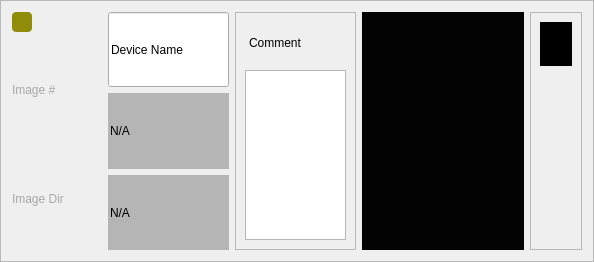
       <widget class="QFrame" name="frame_Main_Basic">
        <property name="styleSheet">
         <string notr="true">#frame_Main_Basic{
border:1px solid rgb(168,168,168)
}</string>
        </property>
        <property name="frameShape">
         <enum>QFrame::StyledPanel</enum>
        </property>
        <property name="frameShadow">
         <enum>QFrame::Raised</enum>
        </property>
        <layout class="QGridLayout" name="gridLayout" columnstretch="1,3,3,4,0">
         <item row="0" column="1">
          <layout class="QVBoxLayout" name="verticalLayout_Main_Basic2">
           <item>
            <widget class="QLineEdit" name="lineEdit_Device_Name">
             <property name="sizePolicy">
              <sizepolicy hsizetype="Expanding" vsizetype="Preferred">
               <horstretch>0</horstretch>
               <verstretch>0</verstretch>
              </sizepolicy>
             </property>
             <property name="minimumSize">
              <size>
               <width>80</width>
               <height>20</height>
              </size>
             </property>
             <property name="text">
              <string>Device Name</string>
             </property>
             <property name="alignment">
              <set>Qt::AlignLeading|Qt::AlignLeft|Qt::AlignVCenter</set>
             </property>
            </widget>
           </item>
           <item>
            <widget class="QLineEdit" name="lineEdit_ImageNumber">
             <property name="sizePolicy">
              <sizepolicy hsizetype="Expanding" vsizetype="Preferred">
               <horstretch>0</horstretch>
               <verstretch>0</verstretch>
              </sizepolicy>
             </property>
             <property name="minimumSize">
              <size>
               <width>80</width>
               <height>20</height>
              </size>
             </property>
             <property name="toolTip">
              <string>Updates when scan starts</string>
             </property>
             <property name="styleSheet">
              <string notr="true">#lineEdit_ImageNumber{
background: rgb(181, 181, 181);
border: grey;
}</string>
             </property>
             <property name="text">
              <string>N/A</string>
             </property>
             <property name="alignment">
              <set>Qt::AlignLeading|Qt::AlignLeft|Qt::AlignVCenter</set>
             </property>
             <property name="readOnly">
              <bool>true</bool>
             </property>
            </widget>
           </item>
           <item>
            <widget class="QLineEdit" name="lineEdit_ImageDir">
             <property name="sizePolicy">
              <sizepolicy hsizetype="Expanding" vsizetype="Preferred">
               <horstretch>0</horstretch>
               <verstretch>0</verstretch>
              </sizepolicy>
             </property>
             <property name="minimumSize">
              <size>
               <width>80</width>
               <height>20</height>
              </size>
             </property>
             <property name="toolTip">
              <string>Updates when scan starts</string>
             </property>
             <property name="styleSheet">
              <string notr="true">#lineEdit_ImageDir{
background: rgb(181, 181, 181);
border: grey;
}</string>
             </property>
             <property name="text">
              <string>N/A</string>
             </property>
             <property name="alignment">
              <set>Qt::AlignLeading|Qt::AlignLeft|Qt::AlignVCenter</set>
             </property>
             <property name="readOnly">
              <bool>true</bool>
             </property>
            </widget>
           </item>
          </layout>
         </item>
         <item row="0" column="0">
          <layout class="QVBoxLayout" name="verticalLayout_Main_Basic1" stretch="1,1,1">
           <item>
            <widget class="QPushButton" name="pushButton_Servers">
             <property name="sizePolicy">
              <sizepolicy hsizetype="Fixed" vsizetype="Fixed">
               <horstretch>0</horstretch>
               <verstretch>0</verstretch>
              </sizepolicy>
             </property>
             <property name="minimumSize">
              <size>
               <width>20</width>
               <height>20</height>
              </size>
             </property>
             <property name="maximumSize">
              <size>
               <width>20</width>
               <height>20</height>
              </size>
             </property>
             <property name="styleSheet">
              <string notr="true">#pushButton_Servers{
background: rgb(144, 140, 9);
 border-radius: 4px;
}</string>
             </property>
             <property name="text">
              <string/>
             </property>
            </widget>
           </item>
           <item>
            <widget class="QLabel" name="label_ImageNum">
             <property name="minimumSize">
              <size>
               <width>90</width>
               <height>0</height>
              </size>
             </property>
             <property name="styleSheet">
              <string notr="true">#label_ImageNum{
color: rgb(168, 168, 168)
}</string>
             </property>
             <property name="text">
              <string>Image #</string>
             </property>
            </widget>
           </item>
           <item>
            <widget class="QLabel" name="label_ImageDir">
             <property name="minimumSize">
              <size>
               <width>90</width>
               <height>0</height>
              </size>
             </property>
             <property name="styleSheet">
              <string notr="true">#label_ImageDir{
color: rgb(168, 168, 168)
}</string>
             </property>
             <property name="text">
              <string>Image Dir</string>
             </property>
            </widget>
           </item>
          </layout>
         </item>
         <item row="0" column="2">
          <widget class="QFrame" name="frame_3">
           <property name="frameShape">
            <enum>QFrame::StyledPanel</enum>
           </property>
           <property name="frameShadow">
            <enum>QFrame::Raised</enum>
           </property>
           <layout class="QGridLayout" name="gridLayout_8" rowstretch="1,4" columnstretch="1,2">
            <item row="0" column="0">
             <widget class="QLabel" name="label_31">
              <property name="minimumSize">
               <size>
                <width>60</width>
                <height>20</height>
               </size>
              </property>
              <property name="styleSheet">
               <string notr="true">#label_ImageNum{
color: rgb(168, 168, 168)
}</string>
              </property>
              <property name="text">
               <string>Comment</string>
              </property>
              <property name="alignment">
               <set>Qt::AlignCenter</set>
              </property>
             </widget>
            </item>
            <item row="0" column="1">
             <spacer name="horizontalSpacer_5">
              <property name="orientation">
               <enum>Qt::Horizontal</enum>
              </property>
              <property name="sizeHint" stdset="0">
               <size>
                <width>187</width>
                <height>20</height>
               </size>
              </property>
             </spacer>
            </item>
            <item row="1" column="0" colspan="2">
             <widget class="QTextEdit" name="textEdit_Comment">
              <property name="font">
               <font>
                <pointsize>13</pointsize>
               </font>
              </property>
              <property name="toolTip">
               <string>Comment will be added to datavault file after the scan finished</string>
              </property>
             </widget>
            </item>
           </layout>
          </widget>
         </item>
         <item row="0" column="3">
          <widget class="QFrame" name="frame_FourTerminalPicture">
           <property name="styleSheet">
            <string notr="true">image: url(:/Pictures/Pictures/Four Terminal.png);
background-color: rgb(3, 3, 3);</string>
           </property>
           <property name="frameShape">
            <enum>QFrame::StyledPanel</enum>
           </property>
           <property name="frameShadow">
            <enum>QFrame::Raised</enum>
           </property>
          </widget>
         </item>
         <item row="0" column="4">
          <widget class="QFrame" name="frame_4">
           <property name="frameShape">
            <enum>QFrame::StyledPanel</enum>
           </property>
           <property name="frameShadow">
            <enum>QFrame::Raised</enum>
           </property>
           <layout class="QGridLayout" name="gridLayout_9" rowstretch="1,4">
            <item row="0" column="0">
             <widget class="QPushButton" name="pushButton_Setting">
              <property name="sizePolicy">
               <sizepolicy hsizetype="Preferred" vsizetype="Preferred">
                <horstretch>0</horstretch>
                <verstretch>0</verstretch>
               </sizepolicy>
              </property>
              <property name="toolTip">
               <string>Open Settings</string>
              </property>
              <property name="styleSheet">
               <string notr="true">#pushButton_Setting{
image:url(:/Pictures/Pictures/Setting.png);
background: black;
border: 0px solid rgb(95,107,166);
}

QPushButton:pressed#pushButton_Setting{
image:url(:/Pictures/Pictures/Setting.png);
background: black;
border: 2px rgb(131,131,131);
border-radius: 5px
}</string>
              </property>
              <property name="text">
               <string/>
              </property>
             </widget>
            </item>
            <item row="1" column="0">
             <spacer name="verticalSpacer">
              <property name="orientation">
               <enum>Qt::Vertical</enum>
              </property>
              <property name="sizeHint" stdset="0">
               <size>
                <width>20</width>
                <height>40</height>
               </size>
              </property>
             </spacer>
            </item>
           </layout>
          </widget>
         </item>
        </layout>
       </widget>
